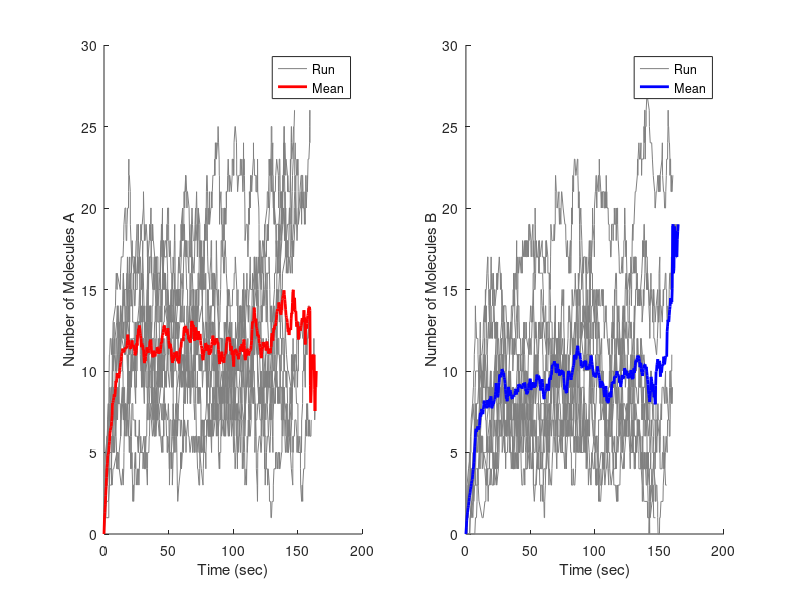

Here is the MATLAB script that generated this plot:
clc;
clear;

% Parameters
k1 = 1e-3;
k2 = 1e-2;
k3 = 1.2;
k4 = 1.0;
A0 = 0;
B0 = 0;
num_runs = 10;
num_steps = 500;

% Gillespie Algorithm function
function [t, A, B] = gillespie_algorithm(k1, k2, k3, k4, A0, B0, num_steps)
    t = zeros(1, num_steps + 1);
    A = zeros(1, num_steps + 1);
    B = zeros(1, num_steps + 1);
    A(1) = A0;
    B(1) = B0;
    
    for step = 1:num_steps
        a1 = k1 * A(step) * (A(step) - 1) / 2;
        a2 = k2 * A(step) * B(step);
        a3 = k3;
        a4 = k4;
        a0 = a1 + a2 + a3 + a4;
        
        r1 = rand();
        r2 = rand();
        tau = -log(r1) / a0;
        t(step + 1) = t(step) + tau;
        
        if r2 * a0 < a1
            A(step + 1) = A(step) - 2;
            B(step + 1) = B(step);
        elseif r2 * a0 < a1 + a2
            A(step + 1) = A(step) - 1;
            B(step + 1) = B(step) - 1;
        elseif r2 * a0 < a1 + a2 + a3
            A(step + 1) = A(step) + 1;
            B(step + 1) = B(step);
        else
            A(step + 1) = A(step);
            B(step + 1) = B(step) + 1;
        end
    end
end

% Running simulations
all_times = cell(num_runs, 1);
all_A = cell(num_runs, 1);
all_B = cell(num_runs, 1);

for run = 1:num_runs
    [t, A, B] = gillespie_algorithm(k1, k2, k3, k4, A0, B0, num_steps);
    all_times{run} = t;
    all_A{run} = A;
    all_B{run} = B;
end

% Averaging the results
t_max = max(cellfun(@max, all_times));
t_avg = linspace(0, t_max, num_steps);

A_avg = zeros(1, num_steps);
B_avg = zeros(1, num_steps);
A_count = zeros(1, num_steps);
B_count = zeros(1, num_steps);

for run = 1:num_runs
    A_interp = interp1(all_times{run}, all_A{run}, t_avg, 'linear');
    B_interp = interp1(all_times{run}, all_B{run}, t_avg, 'linear');
    
    valid_A = ~isnan(A_interp);
    valid_B = ~isnan(B_interp);
    
    A_avg(valid_A) = A_avg(valid_A) + A_interp(valid_A);
    B_avg(valid_B) = B_avg(valid_B) + B_interp(valid_B);
    
    A_count(valid_A) = A_count(valid_A) + 1;
    B_count(valid_B) = B_count(valid_B) + 1;
end

A_avg = A_avg ./ A_count;
B_avg = B_avg ./ B_count;

% Plotting results
figure;

subplot(1, 2, 1);
hold on;
for run = 1:num_runs
    h_run = plot(all_times{run}, all_A{run}, 'Color', [0.5, 0.5, 0.5]);
end
h_mean_A = plot(t_avg, A_avg, 'r', 'LineWidth', 2);
xlabel('Time (sec)');
ylabel('Number of Molecules A');
legend([h_run, h_mean_A], {'Run', 'Mean'}, 'Location', 'northeast');
hold off;

subplot(1, 2, 2);
hold on;
for run = 1:num_runs
    h_run = plot(all_times{run}, all_B{run}, 'Color', [0.5, 0.5, 0.5]);
end
h_mean_B = plot(t_avg, B_avg, 'b', 'LineWidth', 2);
xlabel('Time (sec)');
ylabel('Number of Molecules B');
legend([h_run, h_mean_B], {'Run', 'Mean'}, 'Location', 'northeast');
hold off;